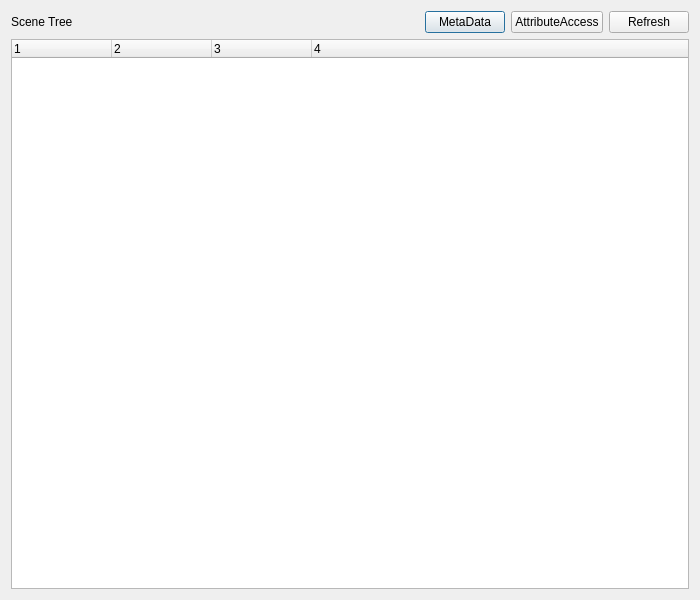
<?xml version="1.0" encoding="UTF-8"?>
<ui version="4.0">
 <class>LogDialog</class>
 <widget class="QDialog" name="LogDialog">
  <property name="geometry">
   <rect>
    <x>0</x>
    <y>0</y>
    <width>700</width>
    <height>600</height>
   </rect>
  </property>
  <property name="windowTitle">
   <string>Dialog</string>
  </property>
  <layout class="QVBoxLayout" name="verticalLayout">
   <item>
    <layout class="QHBoxLayout" name="horizontalLayout">
     <item>
      <widget class="QLabel" name="label">
       <property name="text">
        <string>Scene Tree</string>
       </property>
      </widget>
     </item>
     <item>
      <spacer name="horizontalSpacer">
       <property name="orientation">
        <enum>Qt::Horizontal</enum>
       </property>
       <property name="sizeHint" stdset="0">
        <size>
         <width>40</width>
         <height>20</height>
        </size>
       </property>
      </spacer>
     </item>
     <item>
      <widget class="QPushButton" name="metaDataAccess">
       <property name="text">
        <string>MetaData</string>
       </property>
      </widget>
     </item>
     <item>
      <widget class="QPushButton" name="openAttrAccessDlg">
       <property name="text">
        <string>AttributeAccess</string>
       </property>
      </widget>
     </item>
     <item>
      <widget class="QPushButton" name="refreshButton">
       <property name="text">
        <string>Refresh</string>
       </property>
      </widget>
     </item>
    </layout>
   </item>
   <item>
    <widget class="QTreeWidget" name="treeWidget">
     <property name="selectionBehavior">
      <enum>QAbstractItemView::SelectItems</enum>
     </property>
     <property name="sortingEnabled">
      <bool>false</bool>
     </property>
     <property name="allColumnsShowFocus">
      <bool>true</bool>
     </property>
     <property name="columnCount">
      <number>4</number>
     </property>
     <attribute name="headerCascadingSectionResizes">
      <bool>false</bool>
     </attribute>
     <attribute name="headerCascadingSectionResizes">
      <bool>false</bool>
     </attribute>
     <column>
      <property name="text">
       <string>1</string>
      </property>
     </column>
     <column>
      <property name="text">
       <string>2</string>
      </property>
     </column>
     <column>
      <property name="text">
       <string>3</string>
      </property>
     </column>
     <column>
      <property name="text">
       <string notr="true">4</string>
      </property>
     </column>
    </widget>
   </item>
  </layout>
 </widget>
 <resources/>
 <connections/>
</ui>
